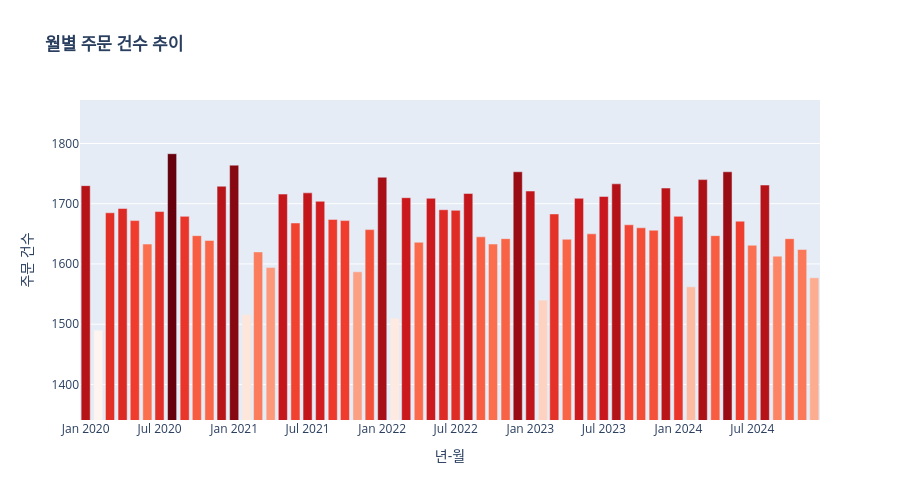

The code cell stored with this chart in its notebook:
### Code cell
import plotly.graph_objects as go

fig = go.Figure()

fig.add_trace(go.Bar(
    x=monthly_orders['YearMonth'],
    y=monthly_orders['주문건수'],
    textposition='outside',
    marker=dict(
        color=monthly_orders['주문건수'],
        colorscale='Reds',
        showscale=False
    )
))

# Y축 시작점을 최소값 근처로 설정
y_min = monthly_orders['주문건수'].min() * 0.9
y_max = monthly_orders['주문건수'].max() * 1.05

fig.update_layout(
    title='<b>월별 주문 건수 추이</b>',
    xaxis_title='년-월',
    yaxis_title='주문 건수',
    yaxis_range=[y_min, y_max],  # 범위 조정
    height=500,
    showlegend=False
)

fig.show()

### Figure 1 — Plotly figure (JSON) as saved in the notebook; plotly's stock layout.template omitted (floating-point values rounded to 4 significant figures)
{"data": [{"marker": {"color": [1730, 1490, 1685, 1692, 1672, 1633, 1687, 1783, 1679, 1647, 1639, 1729, 1764, 1516, 1620, 1594, 1716, 1668, 1718, 1704, 1674, 1672, 1587, 1657, 1744, 1510, 1710, 1636, 1709, 1690, 1689, 1717, 1645, 1633, 1642, 1753, 1721, 1540, 1683, 1641, 1709, 1650, 1712, 1733, 1665, 1660, 1656, 1726, 1679, 1562, 1740, 1647, 1753, 1671, 1631, 1731, 1613, 1642, 1624, 1577], "colorscale": [[0, "rgb(255,245,240)"], [0.125, "rgb(254,224,210)"], [0.25, "rgb(252,187,161)"], [0.375, "rgb(252,146,114)"], [0.5, "rgb(251,106,74)"], [0.625, "rgb(239,59,44)"], [0.75, "rgb(203,24,29)"], [0.875, "rgb(165,15,21)"], [1, "rgb(103,0,13)"]], "showscale": false}, "textposition": "outside", "type": "bar", "x": ["2020-01", "2020-02", "2020-03", "2020-04", "2020-05", "2020-06", "2020-07", "2020-08", "2020-09", "2020-10", "2020-11", "2020-12", "2021-01", "2021-02", "2021-03", "2021-04", "2021-05", "2021-06", "2021-07", "2021-08", "2021-09", "2021-10", "2021-11", "2021-12", "2022-01", "2022-02", "2022-03", "2022-04", "2022-05", "2022-06", "2022-07", "2022-08", "2022-09", "2022-10", "2022-11", "2022-12", "2023-01", "2023-02", "2023-03", "2023-04", "2023-05", "2023-06", "2023-07", "2023-08", "2023-09", "2023-10", "2023-11", "2023-12", "2024-01", "2024-02", "2024-03", "2024-04", "2024-05", "2024-06", "2024-07", "2024-08", "2024-09", "2024-10", "2024-11", "2024-12"], "y": [1730, 1490, 1685, 1692, 1672, 1633, 1687, 1783, 1679, 1647, 1639, 1729, 1764, 1516, 1620, 1594, 1716, 1668, 1718, 1704, 1674, 1672, 1587, 1657, 1744, 1510, 1710, 1636, 1709, 1690, 1689, 1717, 1645, 1633, 1642, 1753, 1721, 1540, 1683, 1641, 1709, 1650, 1712, 1733, 1665, 1660, 1656, 1726, 1679, 1562, 1740, 1647, 1753, 1671, 1631, 1731, 1613, 1642, 1624, 1577]}], "layout": {"height": 500, "showlegend": false, "title": {"text": "<b>월별 주문 건수 추이</b>"}, "xaxis": {"title": {"text": "년-월"}}, "yaxis": {"range": [1341, 1872.0], "title": {"text": "주문 건수"}}}}
